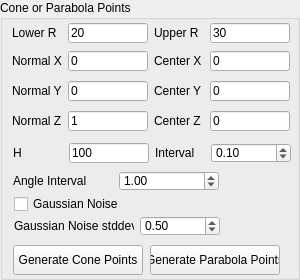
  <widget class="QGroupBox" name="groupBox_3">
   <property name="geometry">
    <rect>
     <x>31</x>
     <y>473</y>
     <width>300</width>
     <height>280</height>
    </rect>
   </property>
   <property name="minimumSize">
    <size>
     <width>300</width>
     <height>280</height>
    </size>
   </property>
   <property name="maximumSize">
    <size>
     <width>300</width>
     <height>280</height>
    </size>
   </property>
   <property name="title">
    <string>Cone or Parabola Points</string>
   </property>
   <widget class="QPushButton" name="pushButtonConePoints">
    <property name="geometry">
     <rect>
      <x>13</x>
      <y>245</y>
      <width>130</width>
      <height>30</height>
     </rect>
    </property>
    <property name="minimumSize">
     <size>
      <width>130</width>
      <height>30</height>
     </size>
    </property>
    <property name="text">
     <string>Generate Cone Points</string>
    </property>
   </widget>
   <widget class="QWidget" name="layoutWidget_6">
    <property name="geometry">
     <rect>
      <x>12</x>
      <y>50</y>
      <width>280</width>
      <height>22</height>
     </rect>
    </property>
    <layout class="QHBoxLayout" name="horizontalLayout_10">
     <item>
      <widget class="QLabel" name="labelThickNess_12">
       <property name="minimumSize">
        <size>
         <width>50</width>
         <height>20</height>
        </size>
       </property>
       <property name="maximumSize">
        <size>
         <width>50</width>
         <height>20</height>
        </size>
       </property>
       <property name="statusTip">
        <string/>
       </property>
       <property name="text">
        <string>Normal X</string>
       </property>
      </widget>
     </item>
     <item>
      <widget class="QLineEdit" name="lineEditConeNormalX">
       <property name="minimumSize">
        <size>
         <width>80</width>
         <height>20</height>
        </size>
       </property>
       <property name="maximumSize">
        <size>
         <width>80</width>
         <height>20</height>
        </size>
       </property>
       <property name="text">
        <string>0</string>
       </property>
       <property name="readOnly">
        <bool>false</bool>
       </property>
      </widget>
     </item>
     <item>
      <widget class="QLabel" name="labelThickNess_23">
       <property name="minimumSize">
        <size>
         <width>50</width>
         <height>20</height>
        </size>
       </property>
       <property name="maximumSize">
        <size>
         <width>50</width>
         <height>20</height>
        </size>
       </property>
       <property name="statusTip">
        <string/>
       </property>
       <property name="text">
        <string>Center X</string>
       </property>
      </widget>
     </item>
     <item>
      <widget class="QLineEdit" name="lineEditConeCenterX">
       <property name="minimumSize">
        <size>
         <width>80</width>
         <height>20</height>
        </size>
       </property>
       <property name="maximumSize">
        <size>
         <width>80</width>
         <height>20</height>
        </size>
       </property>
       <property name="text">
        <string>0</string>
       </property>
       <property name="readOnly">
        <bool>false</bool>
       </property>
      </widget>
     </item>
    </layout>
   </widget>
   <widget class="QWidget" name="layoutWidget_7">
    <property name="geometry">
     <rect>
      <x>12</x>
      <y>80</y>
      <width>280</width>
      <height>22</height>
     </rect>
    </property>
    <layout class="QHBoxLayout" name="horizontalLayout_11">
     <item>
      <widget class="QLabel" name="labelThickNess_13">
       <property name="minimumSize">
        <size>
         <width>50</width>
         <height>20</height>
        </size>
       </property>
       <property name="maximumSize">
        <size>
         <width>50</width>
         <height>20</height>
        </size>
       </property>
       <property name="statusTip">
        <string/>
       </property>
       <property name="text">
        <string>Normal Y</string>
       </property>
      </widget>
     </item>
     <item>
      <widget class="QLineEdit" name="lineEditConeNormalY">
       <property name="minimumSize">
        <size>
         <width>80</width>
         <height>20</height>
        </size>
       </property>
       <property name="maximumSize">
        <size>
         <width>80</width>
         <height>20</height>
        </size>
       </property>
       <property name="text">
        <string>0</string>
       </property>
       <property name="readOnly">
        <bool>false</bool>
       </property>
      </widget>
     </item>
     <item>
      <widget class="QLabel" name="labelThickNess_24">
       <property name="minimumSize">
        <size>
         <width>50</width>
         <height>20</height>
        </size>
       </property>
       <property name="maximumSize">
        <size>
         <width>50</width>
         <height>20</height>
        </size>
       </property>
       <property name="statusTip">
        <string/>
       </property>
       <property name="text">
        <string>Center Y</string>
       </property>
      </widget>
     </item>
     <item>
      <widget class="QLineEdit" name="lineEditConeCenterY">
       <property name="minimumSize">
        <size>
         <width>80</width>
         <height>20</height>
        </size>
       </property>
       <property name="maximumSize">
        <size>
         <width>80</width>
         <height>20</height>
        </size>
       </property>
       <property name="text">
        <string>0</string>
       </property>
       <property name="readOnly">
        <bool>false</bool>
       </property>
      </widget>
     </item>
    </layout>
   </widget>
   <widget class="QWidget" name="layoutWidget_8">
    <property name="geometry">
     <rect>
      <x>12</x>
      <y>110</y>
      <width>280</width>
      <height>22</height>
     </rect>
    </property>
    <layout class="QHBoxLayout" name="horizontalLayout_12">
     <item>
      <widget class="QLabel" name="labelThickNess_15">
       <property name="minimumSize">
        <size>
         <width>50</width>
         <height>20</height>
        </size>
       </property>
       <property name="maximumSize">
        <size>
         <width>50</width>
         <height>20</height>
        </size>
       </property>
       <property name="statusTip">
        <string/>
       </property>
       <property name="text">
        <string>Normal Z</string>
       </property>
      </widget>
     </item>
     <item>
      <widget class="QLineEdit" name="lineEditConeNormalZ">
       <property name="minimumSize">
        <size>
         <width>80</width>
         <height>20</height>
        </size>
       </property>
       <property name="maximumSize">
        <size>
         <width>80</width>
         <height>20</height>
        </size>
       </property>
       <property name="text">
        <string>1</string>
       </property>
       <property name="readOnly">
        <bool>false</bool>
       </property>
      </widget>
     </item>
     <item>
      <widget class="QLabel" name="labelThickNess_25">
       <property name="minimumSize">
        <size>
         <width>50</width>
         <height>20</height>
        </size>
       </property>
       <property name="maximumSize">
        <size>
         <width>50</width>
         <height>20</height>
        </size>
       </property>
       <property name="statusTip">
        <string/>
       </property>
       <property name="text">
        <string>Center Z</string>
       </property>
      </widget>
     </item>
     <item>
      <widget class="QLineEdit" name="lineEditConeCenterZ">
       <property name="minimumSize">
        <size>
         <width>80</width>
         <height>20</height>
        </size>
       </property>
       <property name="maximumSize">
        <size>
         <width>80</width>
         <height>20</height>
        </size>
       </property>
       <property name="text">
        <string>0</string>
       </property>
       <property name="readOnly">
        <bool>false</bool>
       </property>
      </widget>
     </item>
    </layout>
   </widget>
   <widget class="QWidget" name="layoutWidget_9">
    <property name="geometry">
     <rect>
      <x>14</x>
      <y>215</y>
      <width>208</width>
      <height>23</height>
     </rect>
    </property>
    <layout class="QHBoxLayout" name="horizontalLayout_16">
     <item>
      <widget class="QLabel" name="labelThickNess_26">
       <property name="minimumSize">
        <size>
         <width>120</width>
         <height>20</height>
        </size>
       </property>
       <property name="maximumSize">
        <size>
         <width>120</width>
         <height>20</height>
        </size>
       </property>
       <property name="statusTip">
        <string/>
       </property>
       <property name="text">
        <string>Gaussian Noise stddev</string>
       </property>
      </widget>
     </item>
     <item>
      <widget class="QDoubleSpinBox" name="doubleSpinBoxNoiseConeDev">
       <property name="minimumSize">
        <size>
         <width>80</width>
         <height>20</height>
        </size>
       </property>
       <property name="maximumSize">
        <size>
         <width>80</width>
         <height>20</height>
        </size>
       </property>
       <property name="maximum">
        <double>5.000000000000000</double>
       </property>
       <property name="singleStep">
        <double>0.100000000000000</double>
       </property>
       <property name="value">
        <double>0.500000000000000</double>
       </property>
      </widget>
     </item>
    </layout>
   </widget>
   <widget class="QCheckBox" name="checkBoxConeGaussianNoise">
    <property name="geometry">
     <rect>
      <x>14</x>
      <y>196</y>
      <width>181</width>
      <height>16</height>
     </rect>
    </property>
    <property name="text">
     <string>Gaussian Noise</string>
    </property>
   </widget>
   <widget class="QWidget" name="layoutWidget_10">
    <property name="geometry">
     <rect>
      <x>13</x>
      <y>142</y>
      <width>280</width>
      <height>22</height>
     </rect>
    </property>
    <layout class="QHBoxLayout" name="horizontalLayout_13">
     <item>
      <widget class="QLabel" name="labelThickNess_16">
       <property name="minimumSize">
        <size>
         <width>50</width>
         <height>20</height>
        </size>
       </property>
       <property name="maximumSize">
        <size>
         <width>50</width>
         <height>20</height>
        </size>
       </property>
       <property name="statusTip">
        <string/>
       </property>
       <property name="text">
        <string>H </string>
       </property>
      </widget>
     </item>
     <item>
      <widget class="QLineEdit" name="lineEditConeH">
       <property name="minimumSize">
        <size>
         <width>80</width>
         <height>20</height>
        </size>
       </property>
       <property name="maximumSize">
        <size>
         <width>80</width>
         <height>20</height>
        </size>
       </property>
       <property name="text">
        <string>100</string>
       </property>
       <property name="readOnly">
        <bool>false</bool>
       </property>
      </widget>
     </item>
     <item>
      <widget class="QLabel" name="labelThickNess_27">
       <property name="minimumSize">
        <size>
         <width>50</width>
         <height>20</height>
        </size>
       </property>
       <property name="maximumSize">
        <size>
         <width>50</width>
         <height>20</height>
        </size>
       </property>
       <property name="statusTip">
        <string/>
       </property>
       <property name="text">
        <string>Interval</string>
       </property>
      </widget>
     </item>
     <item>
      <widget class="QDoubleSpinBox" name="doubleSpinBoxHIntervalCone">
       <property name="minimumSize">
        <size>
         <width>80</width>
         <height>20</height>
        </size>
       </property>
       <property name="maximumSize">
        <size>
         <width>80</width>
         <height>20</height>
        </size>
       </property>
       <property name="singleStep">
        <double>0.100000000000000</double>
       </property>
       <property name="value">
        <double>0.100000000000000</double>
       </property>
      </widget>
     </item>
    </layout>
   </widget>
   <widget class="QWidget" name="layoutWidget">
    <property name="geometry">
     <rect>
      <x>12</x>
      <y>22</y>
      <width>280</width>
      <height>22</height>
     </rect>
    </property>
    <layout class="QHBoxLayout" name="horizontalLayout_17">
     <item>
      <widget class="QLabel" name="labelThickNess_28">
       <property name="minimumSize">
        <size>
         <width>50</width>
         <height>20</height>
        </size>
       </property>
       <property name="maximumSize">
        <size>
         <width>50</width>
         <height>20</height>
        </size>
       </property>
       <property name="statusTip">
        <string/>
       </property>
       <property name="text">
        <string>Lower R</string>
       </property>
      </widget>
     </item>
     <item>
      <widget class="QLineEdit" name="lineEditConeLowerR">
       <property name="minimumSize">
        <size>
         <width>80</width>
         <height>20</height>
        </size>
       </property>
       <property name="maximumSize">
        <size>
         <width>80</width>
         <height>20</height>
        </size>
       </property>
       <property name="text">
        <string>20</string>
       </property>
       <property name="readOnly">
        <bool>false</bool>
       </property>
      </widget>
     </item>
     <item>
      <widget class="QLabel" name="labelThickNess_29">
       <property name="minimumSize">
        <size>
         <width>50</width>
         <height>20</height>
        </size>
       </property>
       <property name="maximumSize">
        <size>
         <width>50</width>
         <height>20</height>
        </size>
       </property>
       <property name="statusTip">
        <string/>
       </property>
       <property name="text">
        <string>Upper R</string>
       </property>
      </widget>
     </item>
     <item>
      <widget class="QLineEdit" name="lineEditConeUpperR">
       <property name="minimumSize">
        <size>
         <width>80</width>
         <height>20</height>
        </size>
       </property>
       <property name="maximumSize">
        <size>
         <width>80</width>
         <height>20</height>
        </size>
       </property>
       <property name="text">
        <string>30</string>
       </property>
       <property name="readOnly">
        <bool>false</bool>
       </property>
      </widget>
     </item>
    </layout>
   </widget>
   <widget class="QWidget" name="layoutWidget_12">
    <property name="geometry">
     <rect>
      <x>13</x>
      <y>170</y>
      <width>208</width>
      <height>22</height>
     </rect>
    </property>
    <layout class="QHBoxLayout" name="horizontalLayout_20">
     <item>
      <widget class="QLabel" name="labelThickNess_32">
       <property name="minimumSize">
        <size>
         <width>100</width>
         <height>20</height>
        </size>
       </property>
       <property name="maximumSize">
        <size>
         <width>100</width>
         <height>20</height>
        </size>
       </property>
       <property name="statusTip">
        <string/>
       </property>
       <property name="text">
        <string>Angle Interval</string>
       </property>
      </widget>
     </item>
     <item>
      <widget class="QDoubleSpinBox" name="doubleSpinBoxAngleIntervalCone">
       <property name="minimumSize">
        <size>
         <width>100</width>
         <height>20</height>
        </size>
       </property>
       <property name="maximumSize">
        <size>
         <width>100</width>
         <height>20</height>
        </size>
       </property>
       <property name="maximum">
        <double>5.000000000000000</double>
       </property>
       <property name="singleStep">
        <double>1.000000000000000</double>
       </property>
       <property name="value">
        <double>1.000000000000000</double>
       </property>
      </widget>
     </item>
    </layout>
   </widget>
   <widget class="QPushButton" name="pushButtonParabolaPoints">
    <property name="geometry">
     <rect>
      <x>150</x>
      <y>245</y>
      <width>130</width>
      <height>30</height>
     </rect>
    </property>
    <property name="minimumSize">
     <size>
      <width>130</width>
      <height>30</height>
     </size>
    </property>
    <property name="text">
     <string>Generate Parabola Points</string>
    </property>
   </widget>
  </widget>
